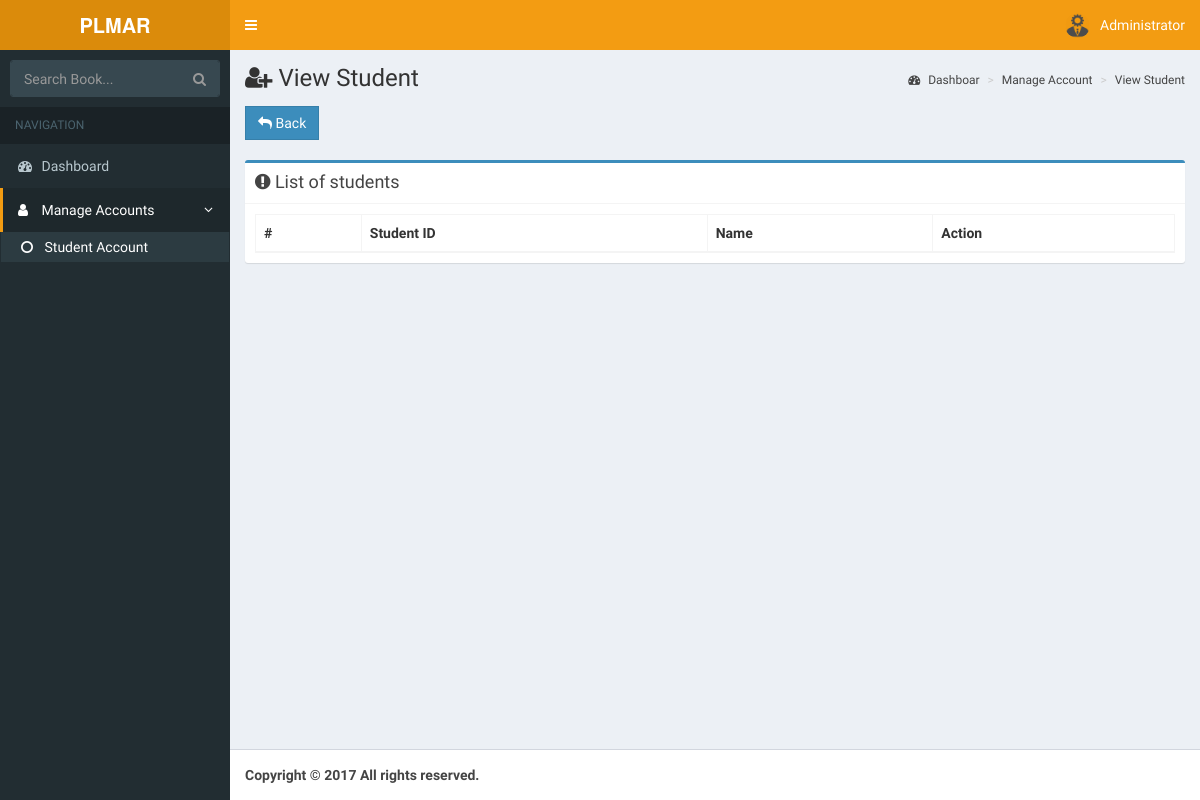
Before: /pages/admin/view-students.php (signed in) with the older database file.
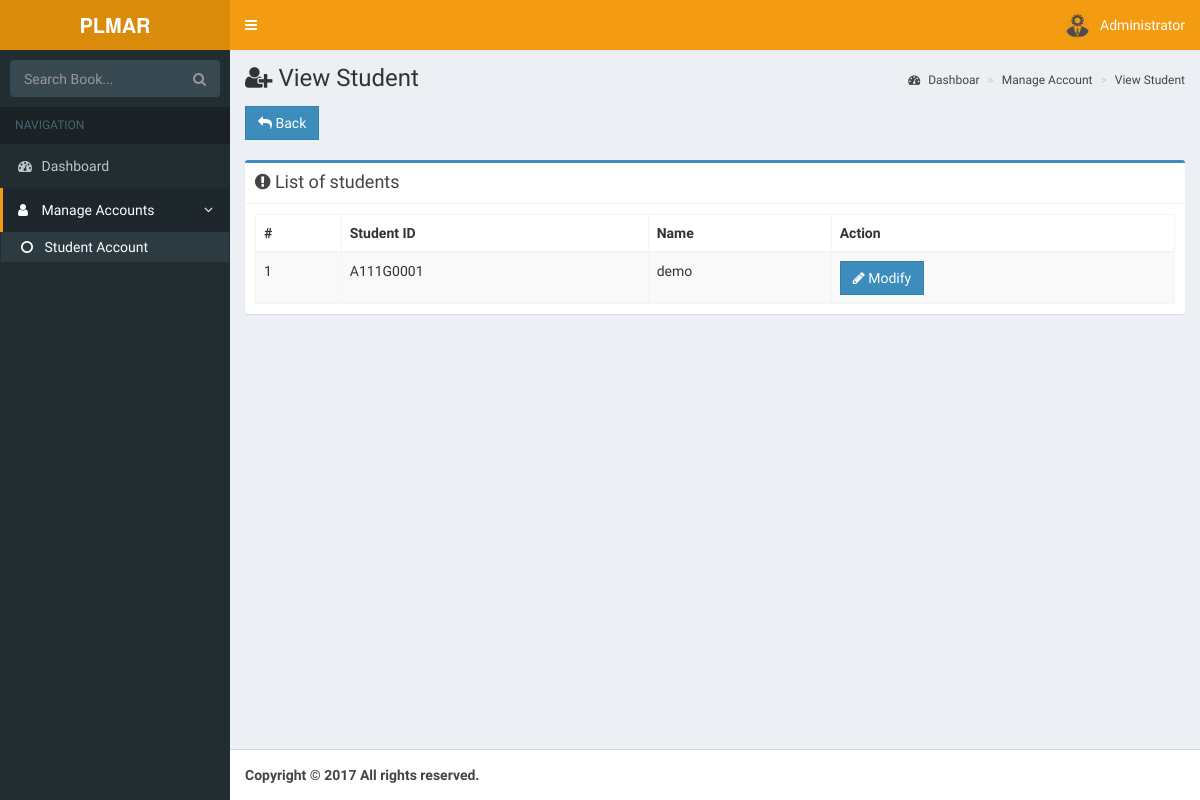
After: the same page with the newer database file.
### tables this page shows
CREATE TABLE `pl_account_tbl` (
  `id` int(11) NOT NULL,
  `image` varchar(255) NOT NULL,
  `student_id` varchar(255) NOT NULL,
  `name` varchar(255) NOT NULL,
  `email` varchar(255) NOT NULL,
  `gender` varchar(255) NOT NULL,
  `branch` varchar(255) NOT NULL,
  `year` varchar(255) NOT NULL,
  `section` varchar(255) NOT NULL,
  `username` varchar(255) NOT NULL,
  `password` varchar(255) NOT NULL,
  `role` varchar(255) NOT NULL,
  `date` timestamp NOT NULL DEFAULT CURRENT_TIMESTAMP ON UPDATE CURRENT_TIMESTAMP
);

### pages/admin/view-students.php (the view, shortened to what the changed rows need)
<!DOCTYPE html>
<html>
<head>
  <link rel="stylesheet" href="../../bootstrap/css/bootstrap.min.css">
  <link rel="stylesheet" href="https://cdnjs.cloudflare.com/ajax/libs/font-awesome/4.5.0/css/font-awesome.min.css">
  <link rel="stylesheet" href="https://cdnjs.cloudflare.com/ajax/libs/ionicons/2.0.1/css/ionicons.min.css">
  <link rel="stylesheet" href="../../dist/css/AdminLTE.min.css">
  <link rel="stylesheet" href="../../plugins/select2/select2.min.css">
  <link rel="stylesheet" href="../../dist/css/skins/skin-yellow.min.css">
  <link rel="stylesheet" type="text/css" href="../../dist/sweetalert/dist/sweetalert.css">
  <link rel="stylesheet" type="text/css" href="../../dist/sweetalert/themes/twitter/twitter.css">
  <link href="../../plugins/datatables.net-bs/css/dataTables.bootstrap.min.css" rel="stylesheet">
  <link href="../../plugins/datatables.net-buttons-bs/css/buttons.bootstrap.min.css" rel="stylesheet">
  <link href="../../plugins/datatables.net-fixedheader-bs/css/fixedHeader.bootstrap.min.css" rel="stylesheet">
  <link href="../../plugins/datatables.net-responsive-bs/css/responsive.bootstrap.min.css" rel="stylesheet">
  <link href="../../plugins/datatables.net-scroller-bs/css/scroller.bootstrap.min.css" rel="stylesheet">
</head>
<body class="hold-transition skin-yellow sidebar-mini">
<div class="wrapper">
  <div class="content-wrapper">
    <section class="content-header">
      <h1><i class="fa fa-user-plus"></i> View Student</h1>
    </section>
    <section class="content">
    <br>
    <div class="row">
        <div class="col-md-12 col-xs-12">
          <div class="box box-primary">
              <div class="box-body">
                <table id="datatable-responsive" class="table table-striped table-bordered dt-responsive nowrap" cellspacing="0" width="100%">
                      <thead>
                        <tr>
                          <th>#</th>
                          <th>Student ID</th>
                          <th>Name</th>
                          <th>Action</th>
                        </tr>
                      </thead>
                      <tbody>
                        <tr>
                         <?php
                            global $db;
                            $sql = "SELECT * FROM pl_account_tbl WHERE role = 1";
                            $i = 1;
                            $query = $db->query($sql);
                            while ($row = $query->fetch_object()) {
                              echo
                              '
                              <td>'.$i++.'</td>
                              <td>'.$row->student_id.'</td>
                              <td>'.$row->name.'</td>
                              <td>
                              <a href="modify-student.php?student_id='.$row->student_id.'"
                              class="btn btn-primary flat"><i class="fa fa-pencil"></i> Modify </a></td>
                              ';
                            }
                         ?>
                        </tr>
                      </tbody>
                    </table>
              </div>
          </div>
          </div>
    </div>
    </section>
  </div>
</div>
</body>
</html>

Changed rows visible on the page:
added pl_account_tbl: student "A111G0001", name "demo"
